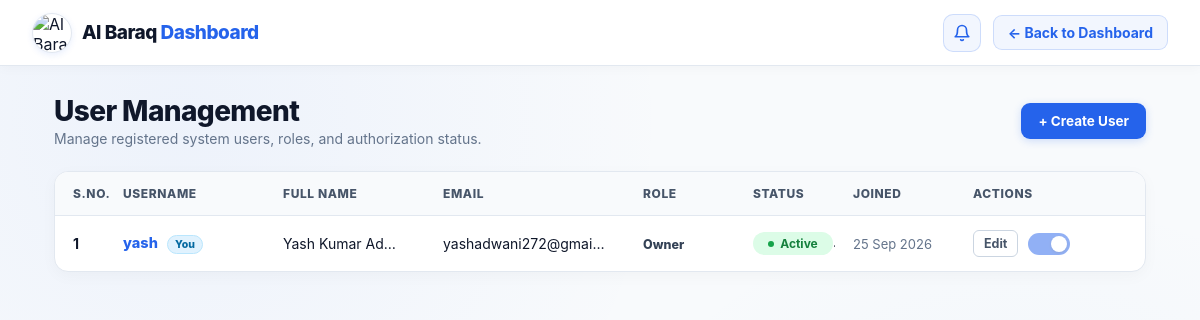
Page /accounts/users/ (signed in) on the committed database.
### accounts/models.py (models this page shows, shortened)
class User(AbstractUser):
    class Role(models.TextChoices):
        SYSTEM_ADMIN = "SYSTEM_ADMIN", "System Admin"
        OWNER = "OWNER", "Owner"
    email = models.EmailField(unique=True)
    first_name = models.CharField(
        max_length=150,
        blank=False
    )
    middle_name = models.CharField(
        max_length=150,
        blank=True
    )
    last_name = models.CharField(
        max_length=150,
        blank=False
    )
    role = models.CharField(
        max_length=20,
        choices=Role.choices,
        default=Role.OWNER,
    )
    updated_at = models.DateTimeField(auto_now=True)
    REQUIRED_FIELDS = [
        "email",
        "first_name",
        "last_name"
    ]
    @property
    def full_name(self):
        if self.middle_name:
            return f"{self.first_name} {self.middle_name} {self.last_name}"
        return f"{self.first_name} {self.last_name}"
    @property
    def is_owner(self):
        return self.role == self.Role.OWNER

### accounts/views.py (the view)
# urls.py: path("users/", views.user_list, name="user_list"),
@owner_or_admin_required
def user_list(request):
    if request.user.is_owner:
        users = User.objects.filter(
            role=User.Role.OWNER
        ).order_by("-date_joined")
    else:
        users = User.objects.all().order_by("-date_joined")
    return render(
        request,
        "accounts/user_list.html",
        {"users": users}
    )

### accounts/templates/accounts/user_list.html (shortened to what this page needs)
{% load static %}
<!DOCTYPE html>
<html lang="en">
<head>
</head>
<body>
    <nav class="navbar">
        <div class="navbar-brand">
            <div class="navbar-logo-container">
                <img
                    src="/media/logo/logo.png"
                    alt="Al Baraq Logo"
                    class="navbar-logo-img"
                >
            </div>
            <span class="brand-text">Al Baraq <span class="highlight">Dashboard</span></span>
        </div>
        <div class="navbar-right-controls">
            <button id="audit-log-toggle" class="audit-log-btn" title="Notification Log">
                <svg width="18" height="18" viewBox="0 0 24 24" fill="none" stroke="currentColor" stroke-width="2.2" stroke-linecap="round" stroke-linejoin="round">
                    <path d="M18 8A6 6 0 0 0 6 8c0 7-3 9-3 9h18s-3-2-3-9"></path>
                    <path d="M13.73 21a2 2 0 0 1-3.46 0"></path>
                </svg>
            </button>
            <a href="{% url 'dashboard:home' %}" class="back-link">
                ← Back to Dashboard
            </a>
        </div>
    </nav>
    <main class="container">
        <div class="page-header">
            <div class="page-title">
                <h1>User Management</h1>
                <p>Manage registered system users, roles, and authorization status.</p>
            </div>
            <div class="header-actions">
                <a href="{% url 'accounts:user_create' %}" class="btn btn-primary">
                    + Create User
                </a>
            </div>
        </div>
        {% if users %}
            <div class="table-card">
                <table class="data-table">
                    <thead>
                        <tr>
                            <th>S.No.</th>
                            <th>Username</th>
                            <th>Full Name</th>
                            <th>Email</th>
                            <th>Role</th>
                            <th>Status</th>
                            <th>Joined</th>
                            <th>Actions</th>
                        </tr>
                    </thead>
                    <tbody>
                        {% for u in users %}
                            <tr>
                                <td class="sno-badge">
                                    {{ forloop.counter }}
                                </td>
                                <td>
                                    <a
                                        href="{% url 'accounts:user_detail' u.id %}"
                                        class="user-link {% if not u.is_active %}inactive{% endif %}"
                                    >
                                        {{ u.username }}
                                    </a>
                                    {% if u == request.user %}
                                        <span class="you-badge">You</span>
                                    {% endif %}
                                </td>
                                <td>
                                    {{ u.full_name|default:u.get_full_name|default:"—" }}
                                </td>
                                <td>
                                    {{ u.email|default:"—" }}
                                </td>
                                <td>
                                    <span class="role-badge">
                                        {{ u.get_role_display|default:u.role }}
                                    </span>
                                </td>
                                <td>
                                    {% if u.is_active %}
                                        <span class="status-badge active">
                                            <span class="status-dot"></span>
                                            Active
                                        </span>
                                    {% else %}
                                        <span class="status-badge hidden">
                                            <span class="status-dot"></span>
                                            Inactive
                                        </span>
                                    {% endif %}
                                </td>
                                <td style="color: #64748b; font-size: 13px;">
                                    {{ u.date_joined|date:"d M Y" }}
                                </td>
                                <td>
                                    <div class="action-cell">
                                        <a
                                            href="{% url 'accounts:user_edit' u.id %}"
                                            class="btn btn-secondary btn-sm"
                                        >
                                            Edit
                                        </a>
                                        {% if u != request.user %}
                                            <form
                                                method="POST"
                                                action="{% url 'accounts:user_toggle_status' u.id %}"
                                                style="display: inline-flex; align-items: center;"
                                            >
                                                {% csrf_token %}
                                                <label class="switch" title="{% if u.is_active %}Deactivate{% else %}Activate{% endif %}">
                                                    <input
                                                        type="checkbox"
                                                        {% if u.is_active %}checked{% endif %}
                                                        onchange="this.form.submit();"
                                                    >
                                                    <span class="slider"></span>
                                                </label>
                                            </form>
                                            <a
                                                href="{% url 'accounts:user_delete' u.id %}"
                                                class="btn btn-danger-sm btn-sm"
                                            >
                                                Delete
                                            </a>
                                        {% else %}
                                            <label class="switch disabled" title="Cannot deactivate current session user">
                                                <span class="slider"></span>
                                            </label>
                                        {% endif %}
                                    </div>
                                </td>
                            </tr>
                        {% endfor %}
                    </tbody>
                </table>
            </div>
        {% else %}
            <div class="empty-state">
                <h3>No users found</h3>
                <p>Click "+ Create User" above to add your first user.</p>
            </div>
        {% endif %}
    </main>
</body>
</html>

### rows in the picture
User: username "yash", shows "You", full_name "Yash Kumar Ad…", email "yashadwani272@gmai…", role "Owner", is_active True (drawn), date_joined "25 Sep 2026"
